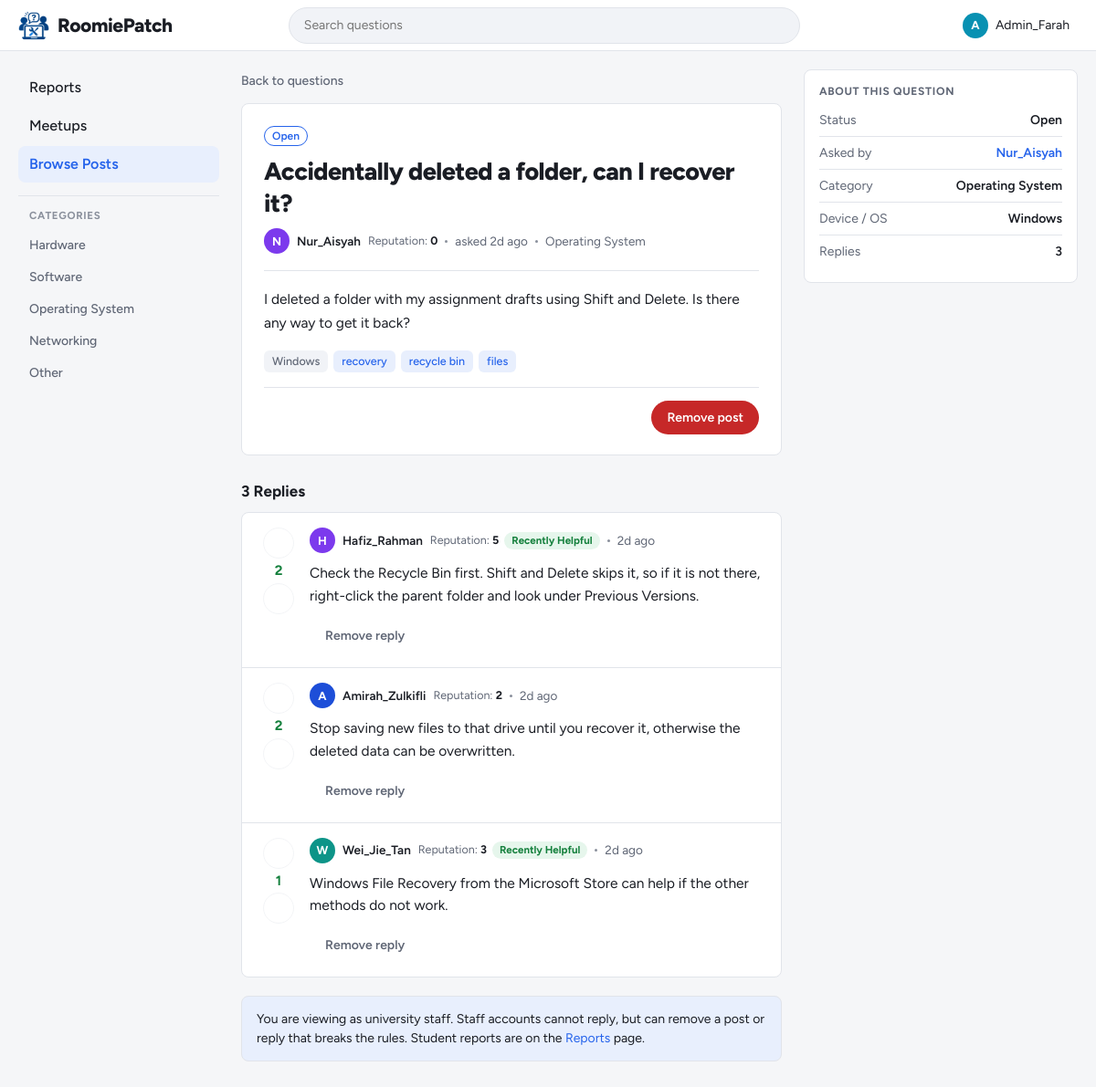
The app's page /student/post.php?id=16 (signed in), older data.
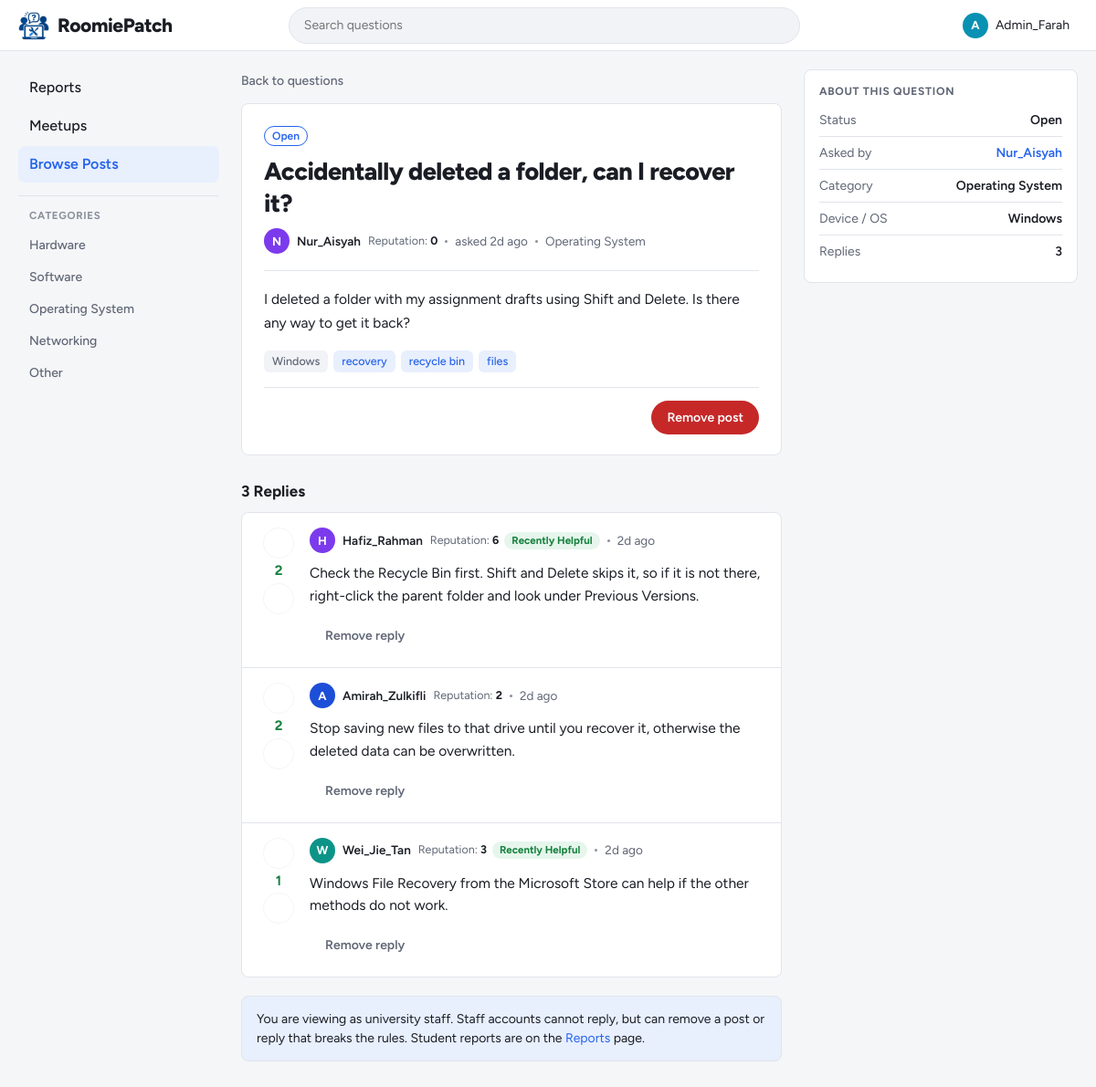
The same page, newer data.
### tables this page shows
CREATE TABLE replies (
    reply_id    INT AUTO_INCREMENT PRIMARY KEY,
    post_id     INT NOT NULL,
    user_id     INT NOT NULL,
    content     TEXT NOT NULL,
    is_resolved TINYINT(1) NOT NULL DEFAULT 0,     
    created_at  DATETIME NOT NULL DEFAULT CURRENT_TIMESTAMP,
    FOREIGN KEY (post_id) REFERENCES posts(post_id) ON DELETE CASCADE,
    FOREIGN KEY (user_id) REFERENCES users(user_id) ON DELETE CASCADE
);

CREATE TABLE users (
    user_id   INT AUTO_INCREMENT PRIMARY KEY,
    username  VARCHAR(50)  NOT NULL UNIQUE,
    login_id  VARCHAR(20)  NOT NULL UNIQUE,       
    password  VARCHAR(255) NOT NULL,              
    role      ENUM('student', 'admin') NOT NULL DEFAULT 'student',
     
     
    reputation INT NOT NULL DEFAULT 0,
    bio       TEXT NULL
);

### includes/auth.php (called while the page is built, shortened)
<?php
require_once __DIR__ . '/functions.php';
function is_staff()
{
    return ($_SESSION['role'] ?? '') === 'admin';
}

### student/post.php (the view, shortened to what the changed rows need)
<?php
require_once '../includes/auth.php';
require_once '../config/db.php';
$user_id = (int) $_SESSION['user_id'];
$post_id = (int) get_text('id');
$stmt = $conn->prepare('
    SELECT p.*, u.username, c.category_name
    FROM posts p
    JOIN users u ON u.user_id = p.user_id
    JOIN categories c ON c.category_id = p.category_id
    WHERE p.post_id = ?');
$stmt->bind_param('i', $post_id);
$stmt->execute();
$post = $stmt->get_result()->fetch_assoc();
$is_resolved = $post['status'] === 'Resolved';
$replies = get_replies($conn, $post_id, $user_id);
$reply_count = count($replies);
$rep_info = get_reputation_info($conn, array_merge([(int) $post['user_id']], array_column($replies, 'user_id')));
include '../includes/header.php';
?>
<main class="content">
    <article class="thread<?= $is_resolved ? ' is-resolved' : '' ?>">
        <header class="thread-head">
            <h1 class="thread-title"><?= e($post['title']) ?></h1>
                <?= reputation_label((int) $post['user_id'], $rep_info) ?>
        </header>
    </article>
    <?php
    $last_reply_id = 0;
    foreach ($replies as $r) {
        $last_reply_id = max($last_reply_id, (int) $r['reply_id']);
    }
    ?>
    <section data-thread data-post-id="<?= $post_id ?>" data-last-reply-id="<?= $last_reply_id ?>" data-status="<?= e($post['status']) ?>">
        <h2 class="replies-heading">
            <span data-reply-count><?= $reply_count ?></span>
            <span data-reply-word><?= $reply_count === 1 ? 'Reply' : 'Replies' ?></span>
        </h2>
        <div class="reply-list" id="reply-list" <?= $reply_count === 0 ? 'hidden' : '' ?>>
            <?php foreach ($replies as $reply): ?>
                <?php include '../includes/reply_item.php'; ?>
            <?php endforeach; ?>
        </div>
    </section>
</main>
<aside class="rail">
    <section class="rail-box">
        <h2>About this question</h2>
    </section>
</aside>
<?php include '../includes/footer.php'; ?>

### includes/reply_item.php (shortened to what the changed rows need)
<?php
$own_reply = (int) $reply['user_id'] === (int) $user_id;
$can_vote = !$own_reply && !is_staff();
$my_vote = $reply['my_vote'] ?? null;
if ($own_reply) {
    $vote_note = 'You cannot vote on your own reply';
} elseif (is_staff()) {
    $vote_note = 'Only students can vote';
} else {
    $vote_note = '';
}
?>
<article class="reply<?= $reply['is_resolved'] ? ' resolved' : '' ?>" id="reply-<?= (int) $reply['reply_id'] ?>" data-reply-id="<?= (int) $reply['reply_id'] ?>">
    <div class="reply-layout">
        <form class="vote-box" method="post" action="<?= BASE_URL ?>actions/vote.php" data-vote-form>
            <button type="submit" name="vote" value="upvote"
                    class="vote-btn up<?= $my_vote === 'upvote' ? ' active' : '' ?>"
                    aria-pressed="<?= $my_vote === 'upvote' ? 'true' : 'false' ?>"
                    aria-label="Upvote this reply" title="<?= $vote_note !== '' ? e($vote_note) : 'Helpful: upvote' ?>"
                    <?= $can_vote ? '' : 'disabled' ?>><?= icon('arrow-up', 20) ?></button>
            <span class="vote-score<?= $reply['score'] > 0 ? ' positive' : ($reply['score'] < 0 ? ' negative' : '') ?>"
                  data-vote-score aria-label="Reply score"><?= (int) $reply['score'] ?></span>
            <button type="submit" name="vote" value="downvote"
                    class="vote-btn down<?= $my_vote === 'downvote' ? ' active' : '' ?>"
                    aria-pressed="<?= $my_vote === 'downvote' ? 'true' : 'false' ?>"
                    aria-label="Downvote this reply" title="<?= $vote_note !== '' ? e($vote_note) : 'Not helpful: downvote' ?>"
                    <?= $can_vote ? '' : 'disabled' ?>><?= icon('arrow-down', 20) ?></button>
        </form>
        <div class="reply-main">
            <div class="reply-meta">
                <a class="author-chip" href="<?= BASE_URL ?>student/profile.php?id=<?= (int) $reply['user_id'] ?>">
                    <?= avatar($reply['username'], 'sm') ?><?= e($reply['username']) ?>
                </a>
                <?= reputation_label((int) $reply['user_id'], $rep_info) ?>
                <span class="dot" aria-hidden="true"></span>
                <time datetime="<?= e($reply['created_at']) ?>"><?= e(time_ago($reply['created_at'])) ?></time>
            </div>
            <div class="reply-body"><?= nl2br(e($reply['content'])) ?></div>
            <?php if (is_staff()): ?>
                <form class="reply-actions" method="post" action="<?= BASE_URL ?>actions/staff_remove.php"
                      onsubmit="return confirm('Remove this reply as staff? This cannot be undone.');">
                    <button type="submit" class="btn btn-danger-ghost btn-sm"><?= icon('trash', 15) ?>Remove reply</button>
                </form>
            <?php endif; ?>
        </div>
    </div>
</article>

### includes/functions.php (shortened to what the changed rows need)
<?php
function e($text)
{
    return htmlspecialchars((string) $text, ENT_QUOTES, 'UTF-8');
}
function time_ago($datetime)
{
    $seconds = time() - strtotime($datetime);
    if ($seconds < 7 * 86400) {
        return floor($seconds / 86400) . 'd ago';
    }
    return date('j M Y', strtotime($datetime));
}
function avatar($username, $size = 'md')
{
    $colours = ['#2563eb', '#0891b2', '#4f46e5', '#0d9488', '#7c3aed', '#1d4ed8'];
    $colour = $colours[crc32($username) % count($colours)];
    $letter = strtoupper(mb_substr($username, 0, 1));
    return '<span class="avatar avatar-' . e($size) . '" style="background:' . $colour . '" aria-hidden="true">'
        . e($letter) . '</span>';
}
function get_text($name, $max = 100)
{
    $value = $_GET[$name] ?? '';
    return mb_substr(trim($value), 0, $max);
}
function get_reputation_info($conn, $user_ids)
{
    $user_ids = array_values(array_unique(array_map('intval', $user_ids)));
    $info = [];
    $placeholders = implode(',', array_fill(0, count($user_ids), '?'));
    $types = str_repeat('i', count($user_ids));
    $stmt = $conn->prepare("SELECT user_id, reputation FROM users WHERE user_id IN ($placeholders)");
    $stmt->bind_param($types, ...$user_ids);
    $stmt->execute();
    foreach ($stmt->get_result() as $row) {
        $info[(int) $row['user_id']] = ['reputation' => (int) $row['reputation'], 'status' => null, 'recent_up' => 0, 'recent_down' => 0];
    }
    $days = REP_RECENT_DAYS;
    $stmt = $conn->prepare("
        SELECT r.user_id,
               SUM(v.vote_type = 'upvote')   AS ups,
               SUM(v.vote_type = 'downvote') AS downs
        FROM reply_votes v
        JOIN replies r ON r.reply_id = v.reply_id
        WHERE r.user_id IN ($placeholders) AND v.updated_at >= NOW() - INTERVAL $days DAY
        GROUP BY r.user_id");
    $stmt->bind_param($types, ...$user_ids);
    $stmt->execute();
    foreach ($stmt->get_result() as $row) {
        $uid = (int) $row['user_id'];
        $ups = (int) $row['ups'];
        $downs = (int) $row['downs'];
        $info[$uid]['recent_up'] = $ups;
        $info[$uid]['recent_down'] = $downs;
        $total = $ups + $downs;
        if ($total >= REP_RECENT_MIN_VOTES) {
            $share = $ups / $total;
            if ($share >= REP_HELPFUL_SHARE) {
                $info[$uid]['status'] = 'helpful';
            } elseif ($share <= REP_NOT_HELPFUL_SHARE) {
                $info[$uid]['status'] = 'not_helpful';
            }
        }
    }
    return $info;
}
function reputation_label($user_id, $info)
{
    $rep = $info[$user_id]['reputation'] ?? 0;
    $status = $info[$user_id]['status'] ?? null;
    $html = '<span class="rep-info" data-rep-user="' . (int) $user_id . '">'
        . '<span class="rep-score" title="Reputation: upvotes minus downvotes on all replies">'
        . '<span class="rep-label">Reputation: </span><strong>' . (int) $rep . '</strong><span class="rep-short"> rep</span></span>';
    if ($status === 'helpful') {
        $html .= '<span class="rep-status helpful" title="Most votes on this student\'s replies in the last ' . REP_RECENT_DAYS . ' days were upvotes">Recently Helpful</span>';
    } elseif ($status === 'not_helpful') {
        $html .= '<span class="rep-status not-helpful" title="Most votes on this student\'s replies in the last ' . REP_RECENT_DAYS . ' days were downvotes">Recently Not Helpful</span>';
    }
    return $html . '</span>';
}
function get_replies($conn, $post_id, $viewer_id, $after = 0)
{
    $order = $after > 0 ? 'r.reply_id ASC' : 'r.is_resolved DESC, r.created_at ASC';
    $stmt = $conn->prepare("
        SELECT r.reply_id, r.user_id, r.content, r.is_resolved, r.created_at, u.username,
               (SELECT COALESCE(SUM(IF(v.vote_type = 'upvote', 1, -1)), 0)
                FROM reply_votes v WHERE v.reply_id = r.reply_id) AS score,
               (SELECT v.vote_type FROM reply_votes v
                WHERE v.reply_id = r.reply_id AND v.user_id = ?) AS my_vote
        FROM replies r
        JOIN users u ON u.user_id = r.user_id
        WHERE r.post_id = ? AND r.reply_id > ?
        ORDER BY $order
        LIMIT 200");
    $stmt->bind_param('iii', $viewer_id, $post_id, $after);
    $stmt->execute();
    return $stmt->get_result()->fetch_all(MYSQLI_ASSOC);
}

Row changes from the older to the newer data that the page shows:
changed replies "Hafiz_Rahman": user "5" → "6"
